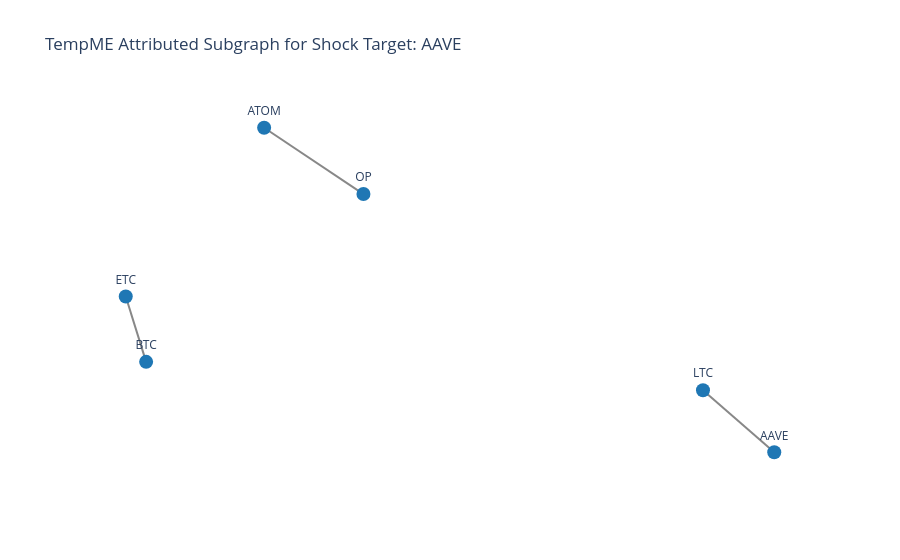

The notebook cell saved with this chart:
### Markdown cell above
## 3. Visualize Attributed Shock Transmission Subgraphs

### Code cell
import networkx as nx

if exp_csv.exists() and len(df_exp) > 0:
    sample_row = df_exp.iloc[0]
    target = sample_row['target_asset']
    edge_str = sample_row['top_explanatory_edges']
    print(f'Explaining contagion prediction for {target}:')
    print(f'Top motif edges: {edge_str}')
    
    G_exp = nx.DiGraph()
    for item in edge_str.split(';'):
        if '->' in item:
            uv, w_str = item.split('(')
            u, v = uv.split('->')
            w = float(w_str.rstrip(')'))
            G_exp.add_edge(u, v, weight=w)
            
    pos = nx.spring_layout(G_exp, seed=42)
    edge_x = []
    edge_y = []
    for u, v in G_exp.edges():
        x0, y0 = pos[u]
        x1, y1 = pos[v]
        edge_x.extend([x0, x1, None])
        edge_y.extend([y0, y1, None])
        
    node_x = [pos[n][0] for n in G_exp.nodes()]
    node_y = [pos[n][1] for n in G_exp.nodes()]
    
    fig = go.Figure(
        data=[
            go.Scatter(x=edge_x, y=edge_y, line=dict(width=2, color='#888'), hoverinfo='none', mode='lines'),
            go.Scatter(x=node_x, y=node_y, mode='markers+text', text=list(G_exp.nodes()), textposition='top center', marker=dict(size=14, color='#1f77b4'))
        ],
        layout=go.Layout(
            title=f'TempME Attributed Subgraph for Shock Target: {target}',
            showlegend=False,
            template='plotly_white',
            xaxis=dict(showgrid=False, zeroline=False, showticklabels=False),
            yaxis=dict(showgrid=False, zeroline=False, showticklabels=False)
        )
    )
    fig.show()

### Figure 1 — Plotly figure (JSON) as saved in the notebook; plotly's stock layout.template omitted (floating-point values rounded to 4 significant figures)
{"data": [{"hoverinfo": "none", "line": {"color": "#888", "width": 2}, "mode": "lines", "type": "scatter", "x": [0.8115, 1.0, null, -0.6611, -0.715, null, -0.08641, -0.3491, null], "y": [-0.389, -0.6683, null, -0.2615, 0.03278, null, 0.4937, 0.7922, null]}, {"marker": {"color": "#1f77b4", "size": 14}, "mode": "markers+text", "text": ["LTC", "AAVE", "BTC", "ETC", "OP", "ATOM"], "textposition": "top center", "type": "scatter", "x": [0.8115, 1.0, -0.6611, -0.715, -0.08641, -0.3491], "y": [-0.389, -0.6683, -0.2615, 0.03278, 0.4937, 0.7922]}], "layout": {"showlegend": false, "title": {"text": "TempME Attributed Subgraph for Shock Target: AAVE"}, "xaxis": {"showgrid": false, "showticklabels": false, "zeroline": false}, "yaxis": {"showgrid": false, "showticklabels": false, "zeroline": false}}}
